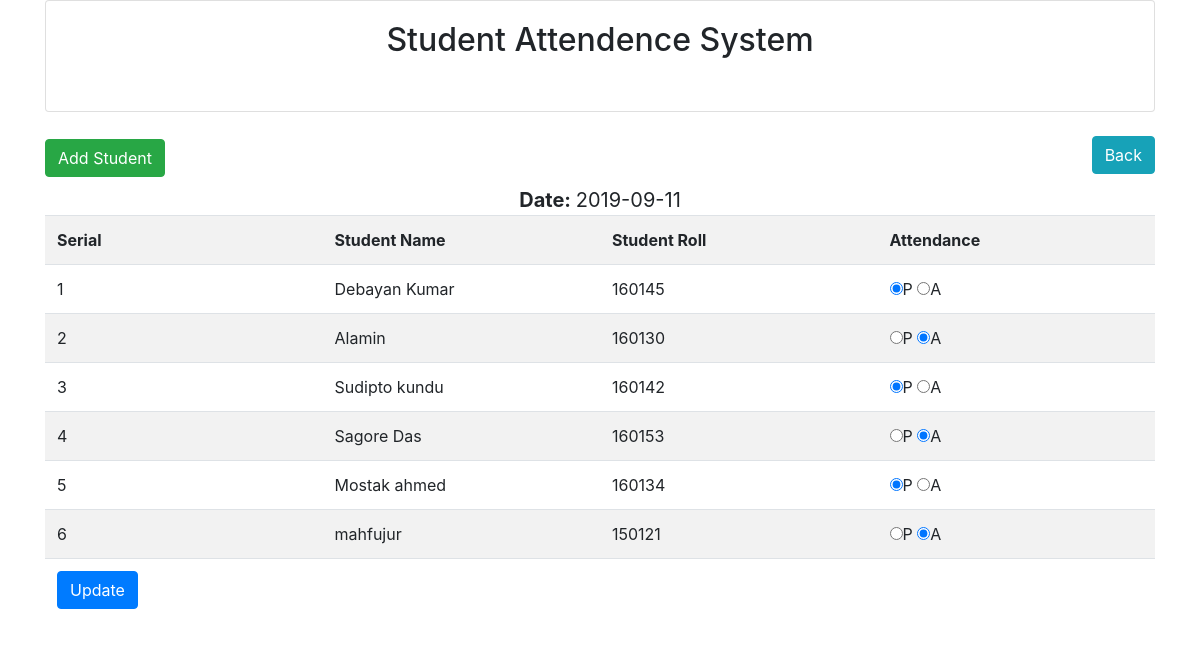
Screenshot of /student_view.php?dt=2019-09-11 with the database file from the repository.
### tables this page shows
CREATE TABLE `tbl_student` (
  `id` int(11) NOT NULL,
  `name` varchar(255) NOT NULL,
  `roll` int(11) NOT NULL
);

CREATE TABLE `tbl_attendance` (
  `id` int(11) NOT NULL,
  `roll` int(11) NOT NULL,
  `attend` varchar(255) NOT NULL,
  `att_time` date NOT NULL
);

### lib/Database.php (called while the page is built, shortened)
<?php
Class Database{
 public $host   = DB_HOST;
 public $user   = DB_USER;
 public $pass   = DB_PASS;
 public $dbname = DB_NAME;
 public $link;
private function connectDB(){
 $this->link = new mysqli($this->host, $this->user, $this->pass,
  $this->dbname);
 }
public function select($query){
  $result = $this->link->query($query) or
   die($this->link->error.__LINE__);
  if($result->num_rows > 0){
    return $result;
  } else {
    return false;
  }
 }
}
?>

### lib/Student.php (called while the page is built, shortened)
<?php
include 'lib/Database.php';
?>
<?php
class Student
{
   private $db;
   public function __construct()
    {
    $this->db = new Database();
    }
    public function getAllData($dt)
    {
    $query =" SELECT tbl_student.name, tbl_attendance.*
    FROM tbl_student
    INNER JOIN tbl_attendance
    ON tbl_student.roll = tbl_attendance.roll
    WHERE att_time = '$dt'";
    return ($this->db->select($query));
    }
}

### student_view.php (the view, shortened to what this page needs)
<?php
include 'inc/header.php';
include 'lib/Student.php';
?>
<?php
$stu = new Student();
$dt_date = $_GET['dt'];
?>
<div class = " panel panel-default">
  <div class =" panel-heading">
    <h2>
    <a class =" btn btn-success " href = "add.php "> Add Student</a>
    <a class =" btn btn-info float-right " href = "date_view.php"> Back </a>
    </h2>
  </div>
  <div class= " panel-body">
  <div class="well text-center" style ="font-size: 20px">
  <strong>Date: </strong> <?php echo $dt_date; ?>
  </div>
   <form action = "" method ="post">
      <table class =" table table-striped">
      <tr>
      <th width = "25%"> Serial </th>
      <th width = "25%"> Student Name </th>
      <th width = "25%"> Student Roll </th>
      <th width = "25%"> Attendance </th>
      </tr>
      <?php
      $get_student = $stu->getAllData($dt_date);
      if($get_student){
      $i=0;
      while ($value = $get_student->fetch_assoc()){
        $i++;
      ?>
       <tr>
      <td><?php echo $i; ?></td>
      <td><?php echo $value['name']; ?> </td>
      <td><?php echo $value['roll']; ?> </td>
      <td>
      <input type ="radio" name= "attend[<?php echo $value['roll']; ?>]" value ="present" <?php if($value['attend'] == "present") {echo "checked ";}?> >P
      <input type ="radio" name= "attend[<?php echo $value['roll']; ?>]" value ="absent" <?php if($value['attend'] == "absent") {echo "checked ";}?> >A
      </td>
      </tr>
      <?php } } ?>
     <tr>
         <td colspan = "4">
         <input type ="submit" class="btn btn-primary" name ="submit" value="Update">
      </td>
      </tr>
      </table>
    </form>
  </div>
</div>
<?php include 'inc/footer.php'; ?>

### rows the page displays
tbl_student: name "Debayan Kumar", tbl_attendance.roll "160145"
tbl_attendance: attend "☑"
tbl_student: name "Alamin", tbl_attendance.roll "160130"
tbl_attendance: attend "☑"
tbl_student: name "Sudipto kundu", tbl_attendance.roll "160142"
tbl_attendance: attend "☑"
tbl_student: name "Sagore Das", tbl_attendance.roll "160153"
tbl_attendance: attend "☑"
tbl_student: name "Mostak ahmed", tbl_attendance.roll "160134"
tbl_attendance: attend "☑"
tbl_student: name "mahfujur", tbl_attendance.roll "150121"
tbl_attendance: attend "☑"

### other values shown
$dt_date "2019-09-11"
